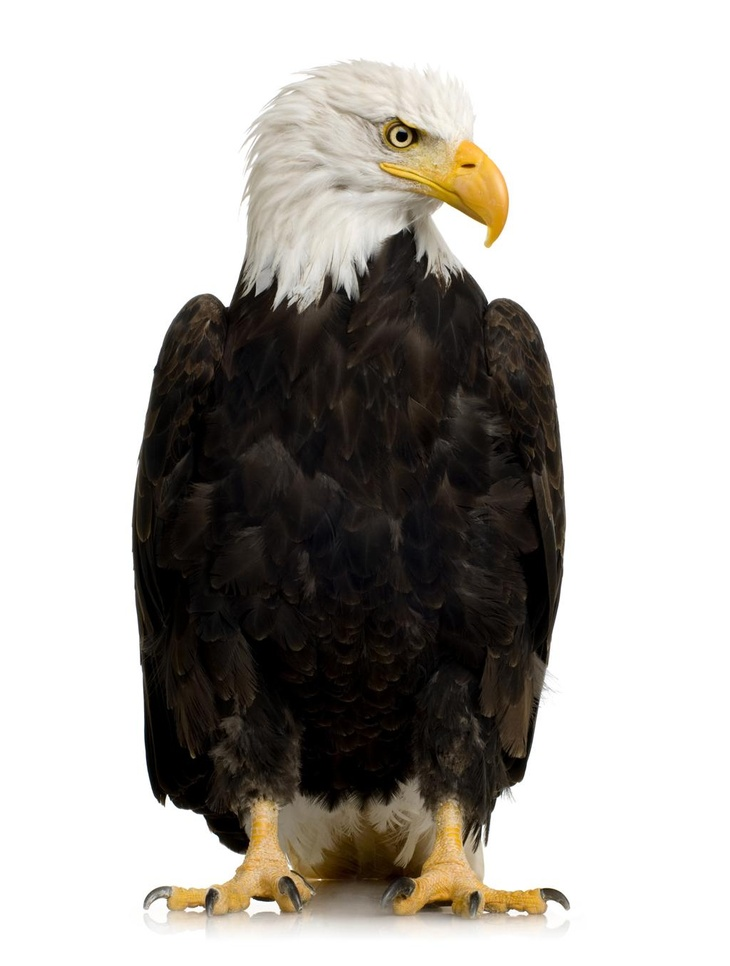
#> input picture sample.jpg, 730 x 966 px, shrunk from 1024 x 1355 before the run
$ jupyter execute 'Workshop 3.ipynb'
#> lines starting #> are read from the running program, lines starting #| are printed output that depends on the picture; after the words box and inside, x2 and y2 are one past the last pixel; in counts of white or black regions, pixels touching at a corner belong together
# WORKSHOP 3
## Canny Edge Detection

**Name :** LOGESHWARI N   **Reg. No :** 212225040206    **Slot No :** T2 26OD2199

[cell 1]
import cv2
import numpy as np
import matplotlib.pyplot as plt

[cell 2]
img = cv2.imread('sample.jpg')
#> img is the input picture: shape (966, 730, 3); mean B, G, R 169.6, 174.1, 177.4

img = cv2.cvtColor(img, cv2.COLOR_BGR2RGB)

[cell 3]
gray = cv2.cvtColor(img, cv2.COLOR_RGB2GRAY)
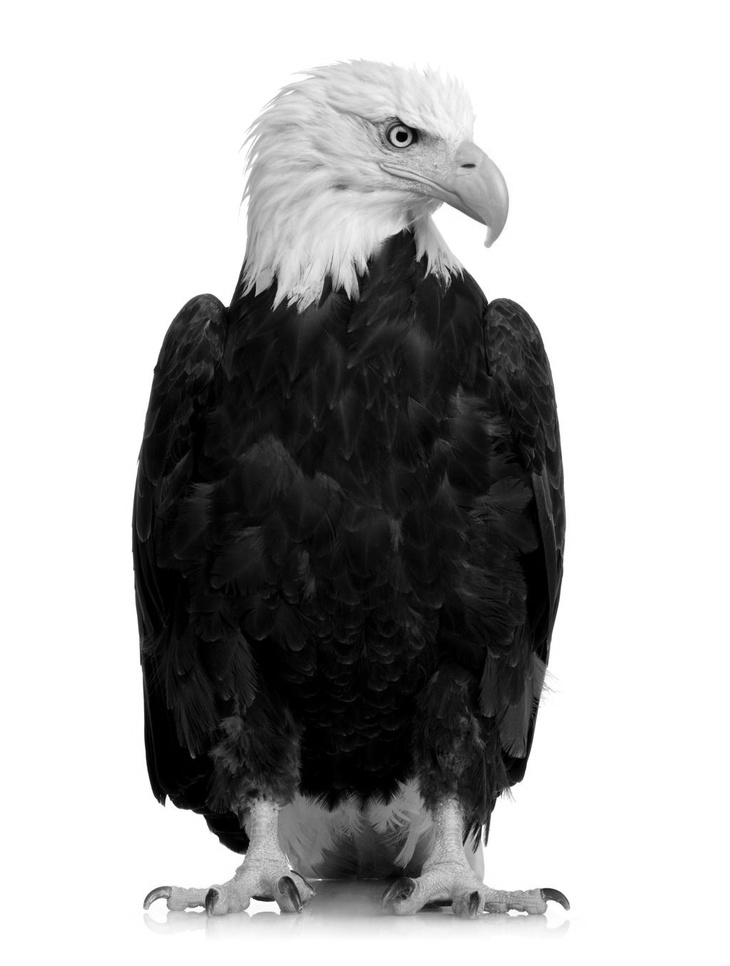
#> gray: shape (966, 730); min 0, max 255, mean 174.5

[cell 4]
plt.figure(figsize=(12, 5))

plt.subplot(1, 2, 1)
plt.imshow(img)
plt.title('Original Image')
plt.axis('off')

plt.subplot(1, 2, 2)
plt.imshow(gray, cmap='gray')
plt.title('Grayscale Image')
plt.axis('off')

plt.show()
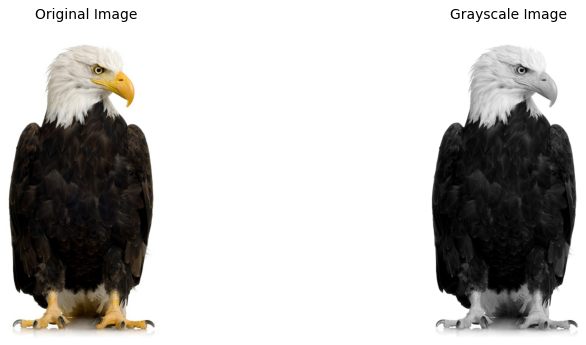
#> figure drawn by matplotlib, 2 panels

[cell 5]
blur = cv2.GaussianBlur(gray, (5, 5), 0)

plt.imshow(blur, cmap='gray')
plt.title('Gaussian Blurred Image')
plt.axis('off')
plt.show()

[cell 6]
edges = cv2.Canny(blur, 50, 150)
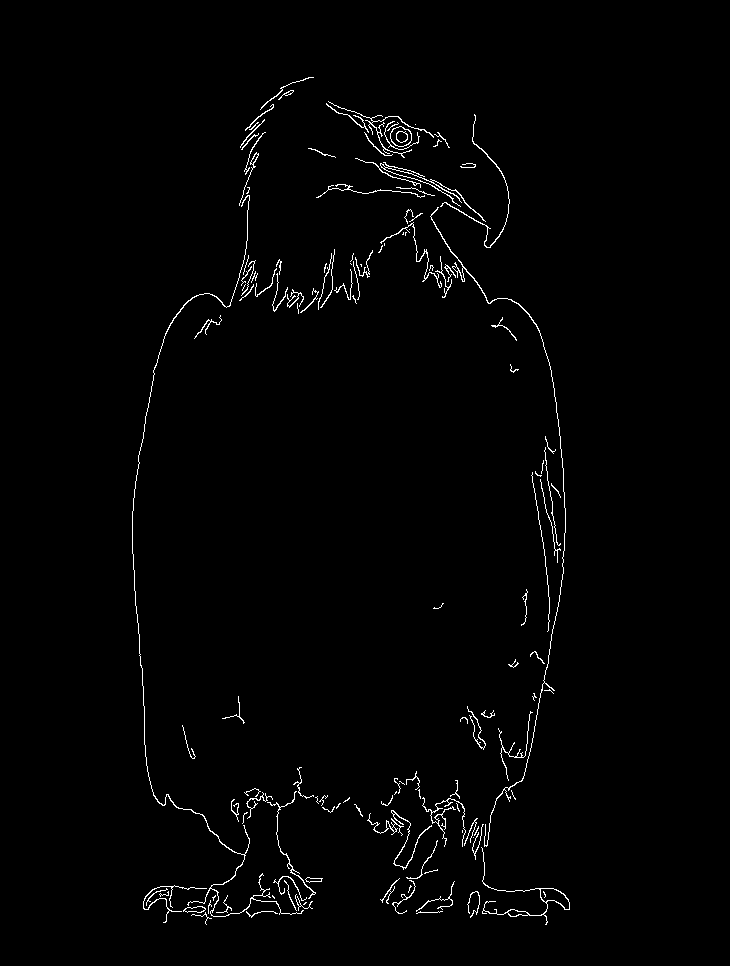
#> edges: shape (966, 730); 1.4% white in thin lines or dots, all inside (x1, y1, x2, y2) = (132, 77, 570, 925)

plt.figure(figsize=(12, 5))

plt.subplot(1, 2, 1)
plt.imshow(gray, cmap='gray')
plt.title('Original Grayscale')

plt.subplot(1, 2, 2)
plt.imshow(edges, cmap='gray')
plt.title('Canny Edge Detection')

plt.show()
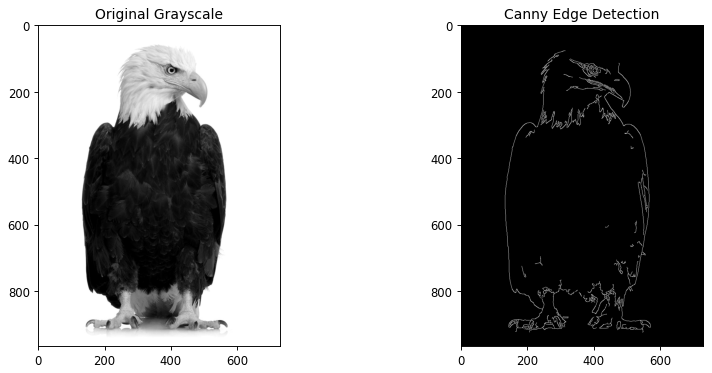
#> figure drawn by matplotlib, 2 panels

[cell 7]
edge1 = cv2.Canny(blur, 30, 100)
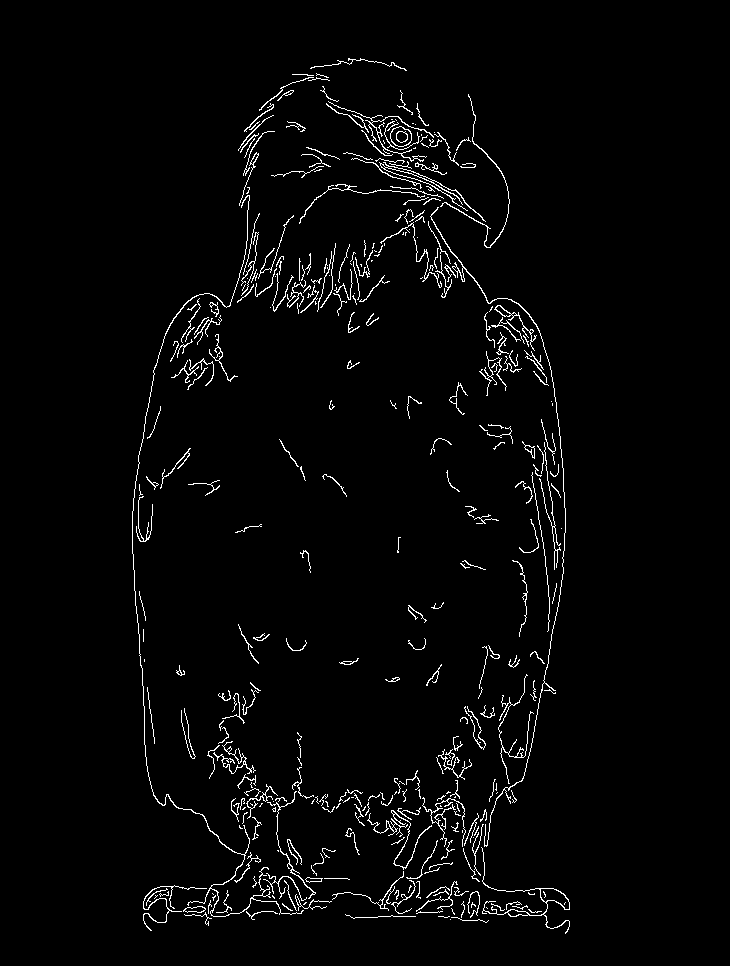
#> edge1: shape (966, 730); 2.5% white in thin lines or dots, all inside (x1, y1, x2, y2) = (132, 58, 570, 934)
edge2 = cv2.Canny(blur, 50, 150)
edge3 = cv2.Canny(blur, 100, 200)
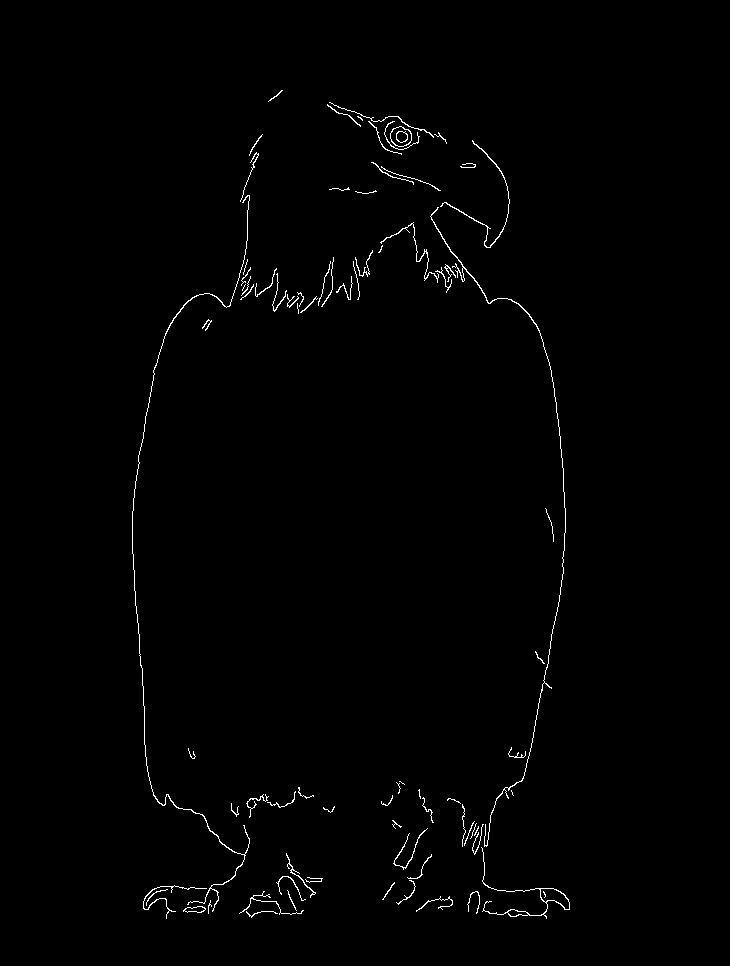
#> edge3: shape (966, 730); 0.85% white in thin lines or dots, all inside (x1, y1, x2, y2) = (132, 90, 570, 919)

plt.figure(figsize=(15, 5))

plt.subplot(1, 3, 1)
plt.imshow(edge1, cmap='gray')
plt.title('Low Threshold (30, 100)')
plt.axis('off')

plt.subplot(1, 3, 2)
plt.imshow(edge2, cmap='gray')
plt.title('Medium Threshold (50, 150)')
plt.axis('off')

plt.subplot(1, 3, 3)
plt.imshow(edge3, cmap='gray')
plt.title('High Threshold (100, 200)')
plt.axis('off')

plt.show()

[cell 8]
median = cv2.medianBlur(gray, 5)

median_edges = cv2.Canny(median, 50, 150)
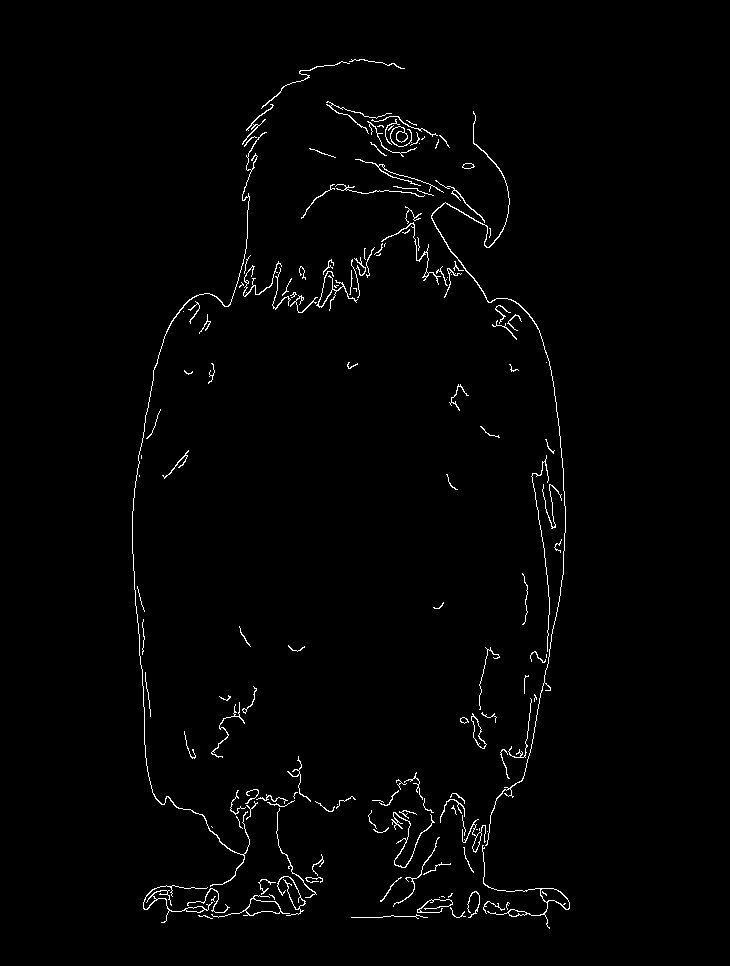
#> median_edges: shape (966, 730); 1.4% white in thin lines or dots, all inside (x1, y1, x2, y2) = (132, 59, 570, 929)

plt.figure(figsize=(12, 5))

plt.subplot(1, 2, 1)
plt.imshow(edges, cmap='gray')
plt.title('Gaussian Filter + Canny')

plt.subplot(1, 2, 2)
plt.imshow(median_edges, cmap='gray')
plt.title('Median Filter + Canny')

plt.show()
